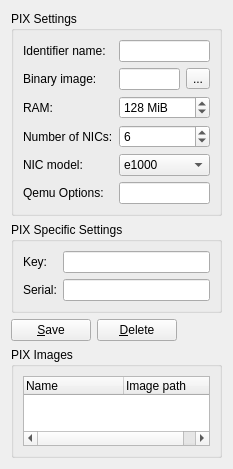
         <widget class="QWidget" name="scrollAreaWidgetContents_2">
          <property name="geometry">
           <rect>
            <x>0</x>
            <y>0</y>
            <width>209</width>
            <height>427</height>
           </rect>
          </property>
          <layout class="QVBoxLayout" name="verticalLayout_9">
           <item>
            <widget class="QGroupBox" name="groupBox_6">
             <property name="title">
              <string>PIX Settings</string>
             </property>
             <layout class="QGridLayout" name="gridLayout_6">
              <item row="4" column="0">
               <widget class="QLabel" name="label_26">
                <property name="text">
                 <string>NIC model:</string>
                </property>
               </widget>
              </item>
              <item row="4" column="1" colspan="2">
               <widget class="QComboBox" name="PIXNIC">
                <property name="enabled">
                 <bool>true</bool>
                </property>
                <property name="currentIndex">
                 <number>5</number>
                </property>
                <item>
                 <property name="text">
                  <string>ne2k_pci</string>
                 </property>
                </item>
                <item>
                 <property name="text">
                  <string>i82551</string>
                 </property>
                </item>
                <item>
                 <property name="text">
                  <string>i82557b</string>
                 </property>
                </item>
                <item>
                 <property name="text">
                  <string>i82559er</string>
                 </property>
                </item>
                <item>
                 <property name="text">
                  <string>rtl8139</string>
                 </property>
                </item>
                <item>
                 <property name="text">
                  <string>e1000</string>
                 </property>
                </item>
                <item>
                 <property name="text">
                  <string>pcnet</string>
                 </property>
                </item>
                <item>
                 <property name="text">
                  <string>virtio</string>
                 </property>
                </item>
               </widget>
              </item>
              <item row="5" column="0">
               <widget class="QLabel" name="label_8">
                <property name="text">
                 <string>Qemu Options:</string>
                </property>
               </widget>
              </item>
              <item row="0" column="0">
               <widget class="QLabel" name="label_38">
                <property name="text">
                 <string>Identifier name:</string>
                </property>
               </widget>
              </item>
              <item row="0" column="1" colspan="2">
               <widget class="QLineEdit" name="NamePIXImage"/>
              </item>
              <item row="1" column="0">
               <widget class="QLabel" name="label_23">
                <property name="enabled">
                 <bool>true</bool>
                </property>
                <property name="text">
                 <string>Binary image:</string>
                </property>
               </widget>
              </item>
              <item row="1" column="2">
               <widget class="QToolButton" name="PIXImage_Browser">
                <property name="enabled">
                 <bool>true</bool>
                </property>
                <property name="text">
                 <string>...</string>
                </property>
                <property name="toolButtonStyle">
                 <enum>Qt::ToolButtonTextOnly</enum>
                </property>
               </widget>
              </item>
              <item row="1" column="1">
               <widget class="QLineEdit" name="PIXImage">
                <property name="enabled">
                 <bool>true</bool>
                </property>
               </widget>
              </item>
              <item row="2" column="0">
               <widget class="QLabel" name="label_29">
                <property name="text">
                 <string>RAM:</string>
                </property>
               </widget>
              </item>
              <item row="3" column="0">
               <widget class="QLabel" name="label_39">
                <property name="text">
                 <string>Number of NICs:</string>
                </property>
               </widget>
              </item>
              <item row="3" column="1" colspan="2">
               <widget class="QSpinBox" name="PIXNICNb">
                <property name="minimum">
                 <number>0</number>
                </property>
                <property name="maximum">
                 <number>100000</number>
                </property>
                <property name="singleStep">
                 <number>1</number>
                </property>
                <property name="value">
                 <number>6</number>
                </property>
               </widget>
              </item>
              <item row="2" column="1" colspan="2">
               <widget class="QSpinBox" name="PIXMemory">
                <property name="enabled">
                 <bool>true</bool>
                </property>
                <property name="suffix">
                 <string> MiB</string>
                </property>
                <property name="minimum">
                 <number>1</number>
                </property>
                <property name="maximum">
                 <number>100000</number>
                </property>
                <property name="singleStep">
                 <number>16</number>
                </property>
                <property name="value">
                 <number>128</number>
                </property>
               </widget>
              </item>
              <item row="5" column="1" colspan="2">
               <widget class="QLineEdit" name="PIXOptions">
                <property name="enabled">
                 <bool>true</bool>
                </property>
               </widget>
              </item>
             </layout>
            </widget>
           </item>
           <item>
            <widget class="QGroupBox" name="groupBox_7">
             <property name="title">
              <string>PIX Specific Settings</string>
             </property>
             <layout class="QGridLayout" name="gridLayout_5">
              <item row="0" column="0">
               <widget class="QLabel" name="label_24">
                <property name="text">
                 <string>Key:</string>
                </property>
               </widget>
              </item>
              <item row="0" column="1">
               <widget class="QLineEdit" name="PIXKey">
                <property name="sizePolicy">
                 <sizepolicy hsizetype="Expanding" vsizetype="Fixed">
                  <horstretch>0</horstretch>
                  <verstretch>0</verstretch>
                 </sizepolicy>
                </property>
                <property name="text">
                 <string/>
                </property>
               </widget>
              </item>
              <item row="1" column="0">
               <widget class="QLabel" name="label_25">
                <property name="text">
                 <string>Serial:</string>
                </property>
               </widget>
              </item>
              <item row="1" column="1">
               <widget class="QLineEdit" name="PIXSerial">
                <property name="sizePolicy">
                 <sizepolicy hsizetype="Expanding" vsizetype="Fixed">
                  <horstretch>0</horstretch>
                  <verstretch>0</verstretch>
                 </sizepolicy>
                </property>
                <property name="text">
                 <string/>
                </property>
               </widget>
              </item>
             </layout>
            </widget>
           </item>
           <item>
            <layout class="QHBoxLayout" name="horizontalLayout_2">
             <item>
              <widget class="QPushButton" name="SavePIXImage">
               <property name="text">
                <string>&amp;Save</string>
               </property>
              </widget>
             </item>
             <item>
              <widget class="QPushButton" name="DeletePIXImage">
               <property name="text">
                <string>&amp;Delete</string>
               </property>
              </widget>
             </item>
             <item>
              <spacer name="horizontalSpacer_2">
               <property name="orientation">
                <enum>Qt::Horizontal</enum>
               </property>
               <property name="sizeHint" stdset="0">
                <size>
                 <width>217</width>
                 <height>17</height>
                </size>
               </property>
              </spacer>
             </item>
            </layout>
           </item>
           <item>
            <widget class="QGroupBox" name="groupBox_10">
             <property name="title">
              <string>PIX Images</string>
             </property>
             <layout class="QVBoxLayout" name="verticalLayout_6">
              <item>
               <widget class="QTreeWidget" name="treeWidgetPIXImages">
                <column>
                 <property name="text">
                  <string>Name</string>
                 </property>
                </column>
                <column>
                 <property name="text">
                  <string>Image path</string>
                 </property>
                </column>
               </widget>
              </item>
             </layout>
            </widget>
           </item>
          </layout>
         </widget>
